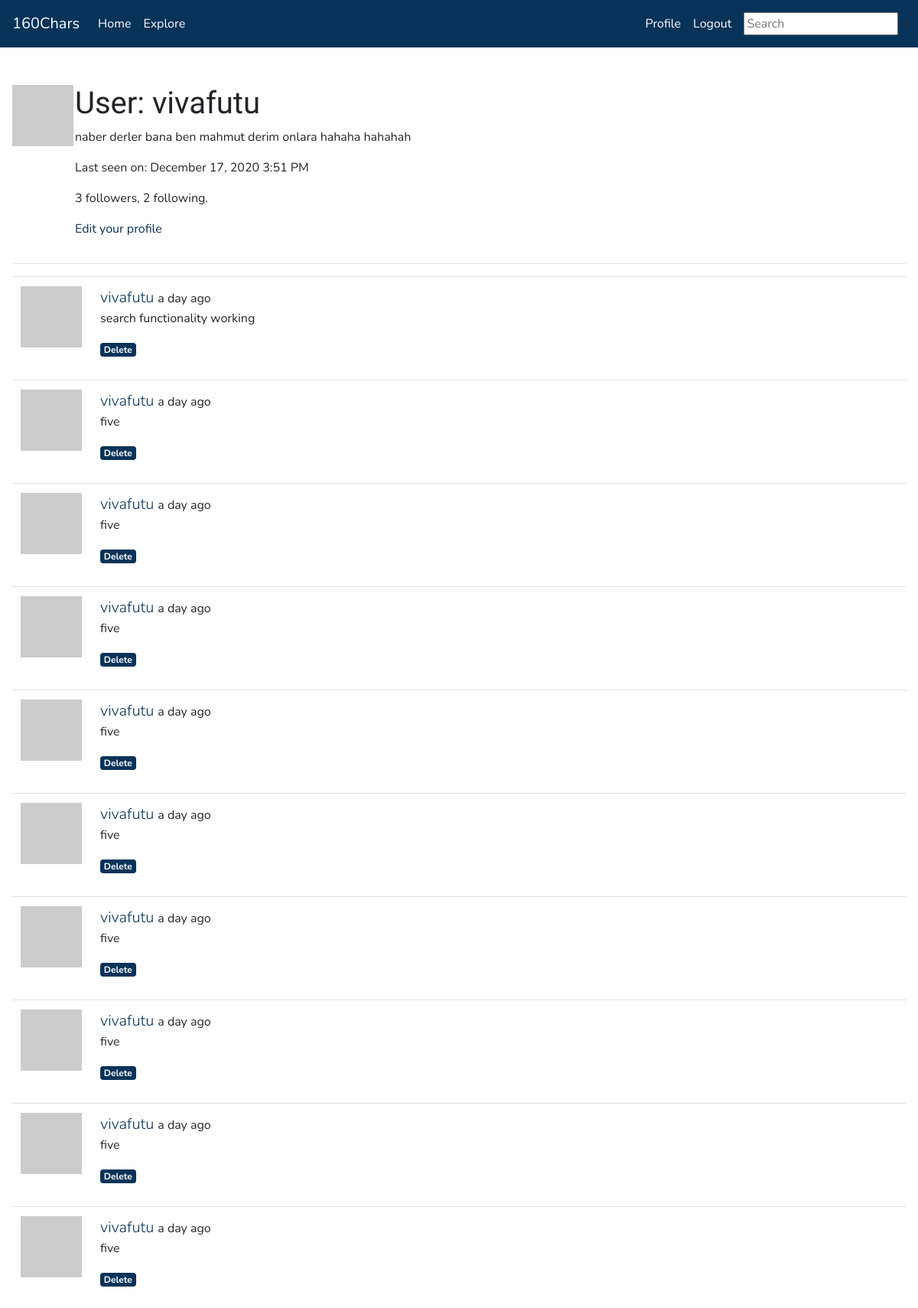
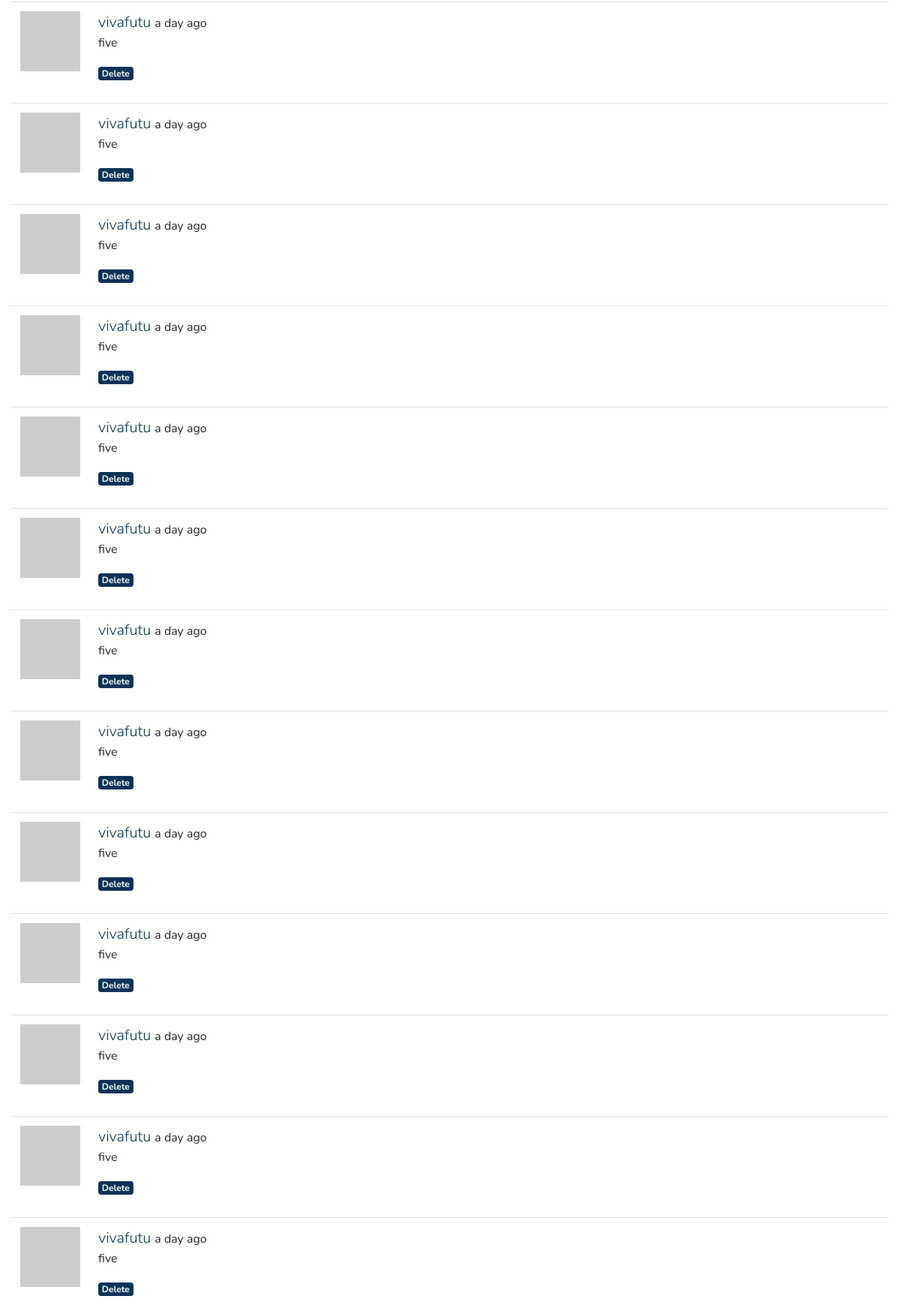
/user/vivafutu (signed in, upper part), run on the app's committed database (2 pictures, top to bottom).
### app/models.py (models this page shows, shortened)
class User(UserMixin, db.Model):
    id = db.Column(db.Integer, primary_key=True)
    username = db.Column(db.String(64), index=True, unique=True)
    email = db.Column(db.String(120), index=True, unique=True)
    password_hash = db.Column(db.String(128))
    posts = db.relationship('Post', backref='author', lazy='dynamic')
    about_me = db.Column(db.String(160))
    last_seen = db.Column(db.DateTime, default=datetime.utcnow)
    followed = db.relationship(
        'User', secondary=followers,
        primaryjoin=(followers.c.follower_id == id),
        secondaryjoin=(followers.c.followed_id == id),
        backref=db.backref('followers', lazy='dynamic'), lazy='dynamic')
    def avatar(self, size):
        digest = md5(self.email.lower().encode('utf-8')).hexdigest()
        return 'https://www.gravatar.com/avatar/{}?d=identicon&s={}'.format(
            digest, size)

class SearchableMixin(object):
    @classmethod
    def before_commit(cls, session):
        session._changes = {
            'add': list(session.new),
            'update': list(session.dirty),
            'delete': list(session.deleted)
        }
    @classmethod
    def after_commit(cls, session):
        for obj in session._changes['add']:
            if isinstance(obj, SearchableMixin):
                add_to_index(obj.__tablename__, obj)
        for obj in session._changes['update']:
            if isinstance(obj, SearchableMixin):
                add_to_index(obj.__tablename__, obj)
        for obj in session._changes['delete']:
            if isinstance(obj, SearchableMixin):
                remove_from_index(obj.__tablename__, obj)
        session._changes = None

class Post(SearchableMixin, db.Model):
    id = db.Column(db.Integer, primary_key=True)
    body = db.Column(db.String(160))
    timestamp = db.Column(db.DateTime, index=True, default=datetime.utcnow)
    user_id = db.Column(db.Integer, db.ForeignKey('user.id'))
    __searchable__ = ['body']

### app/main/routes.py (the view)
@bp.route('/user/<username>')
@login_required
def user(username):
    user = User.query.filter_by(username=username).first_or_404()
    page = request.args.get('page', 1, type=int)
    posts = user.posts.order_by(Post.timestamp.desc()).paginate(
        page, current_app.config['POSTS_PER_PAGE'], False)
    next_url = url_for('main.user', username=user.username, page=posts.next_num) \
        if posts.has_next else None
    prev_url = url_for('main.user', username=user.username, page=posts.prev_num) \
        if posts.has_prev else None
    form = EmptyForm()
    return render_template ('user.html', user=user, posts=posts.items, form=form,
                            next_url=next_url, prev_url=prev_url)

### app/main/forms.py
class SearchForm(FlaskForm):
    q = StringField('Search', validators=[DataRequired()])
    def __init__(self, *args, **kwargs):
        if 'formdata' not in kwargs:
            kwargs['formdata'] = request.args
        if 'csrf_enabled' not in kwargs:
            kwargs['csrf_enabled'] = False
        super(SearchForm, self).__init__(*args, **kwargs)

class EmptyForm(FlaskForm):
    submit = SubmitField('Submit')

### app/main/routes.py (called while the page is built)
@bp.before_app_request
def before_request():
    if current_user.is_authenticated:
        current_user.last_seen = datetime.utcnow()
        db.session.commit()
        g.search_form = SearchForm()

### app/models.py (called while the page is built)
@login.user_loader
def load_user(id):
    return User.query.get(int(id))

### app/templates/user.html (shortened to what this page needs)
{% extends 'base.html' %}
{% block content %}
<table>
    <tr valign="top">
        <td><img src="{{ user.avatar(128) }}"</td>
        <td>
            <h1>User: {{user.username}} </h1>
            {% if user.about_me %}<p>{{ user.about_me }}</p> {% endif %}
            {% if user.last_seen %}<p> Last seen on: {{ moment(user.last_seen).format('LLL') }}</p>{% endif %}
            <p>{{ user.followers.count() }} followers, {{ user.followed.count() }} following.</p>
            {% if user == current_user %}
            <p><a href="{{ url_for('main.edit_profile') }}">Edit your profile</a></p>
            {% endif %}
        </td>
    </tr>
</table>
    <hr>
    {% for post in posts %}
        {% include '_post.html' %}
    {% endfor %}
{% endblock %}

### app/templates/_post.html
<table class="table table-hover">
    <tr>
        <td width="70px">
            <a href="{{ url_for('main.user', username=post.author.username) }}">
                <img src="{{ post.author.avatar(70) }}" />
            </a>
        </td>
        <td>
            <span class="user_popup">
                <a class="lead" href="{{ url_for('main.user', username=post.author.username) }}">
                    {{ post.author.username }}
                </a>
            </span>
            {{ moment(post.timestamp).fromNow() }}
            <p>{{ post.body }}</p>
            {% if post.author.username == current_user.username %}
            <a href="#"><span class="badge badge-primary">Delete</span></a>
            {% endif %}
        </td>
    </tr>
</table>

### data on the page
User: username "vivafutu", about_me "naber derler bana ben mahmut derim onlara hahaha hahahah", last_seen "December 17, 2020 3:51 PM"
Post: author.username "vivafutu", timestamp "a day ago", body "search functionality working"
Post: author.username "vivafutu", timestamp "a day ago", body "five"
Post: author.username "vivafutu", timestamp "a day ago", body "five"
Post: author.username "vivafutu", timestamp "a day ago", body "five"
Post: author.username "vivafutu", timestamp "a day ago", body "five"
Post: author.username "vivafutu", timestamp "a day ago", body "five"
Post: author.username "vivafutu", timestamp "a day ago", body "five"
Post: author.username "vivafutu", timestamp "a day ago", body "five"
Post: author.username "vivafutu", timestamp "a day ago", body "five"
Post: author.username "vivafutu", timestamp "a day ago", body "five"
Post: author.username "vivafutu", timestamp "a day ago", body "five"
Post: author.username "vivafutu", timestamp "a day ago", body "five"
Post: author.username "vivafutu", timestamp "a day ago", body "five"
Post: author.username "vivafutu", timestamp "a day ago", body "five"
Post: author.username "vivafutu", timestamp "a day ago", body "five"
Post: author.username "vivafutu", timestamp "a day ago", body "five"
Post: author.username "vivafutu", timestamp "a day ago", body "five"
Post: author.username "vivafutu", timestamp "a day ago", body "five"
Post: author.username "vivafutu", timestamp "a day ago", body "five"
Post: author.username "vivafutu", timestamp "a day ago", body "five"
Post: author.username "vivafutu", timestamp "a day ago", body "five"
Post: author.username "vivafutu", timestamp "a day ago", body "five"
Post: author.username "vivafutu", timestamp "a day ago", body "five"

### other printed values
{{ user.followers.count() }} "3"
{{ user.followed.count() }} "2"
